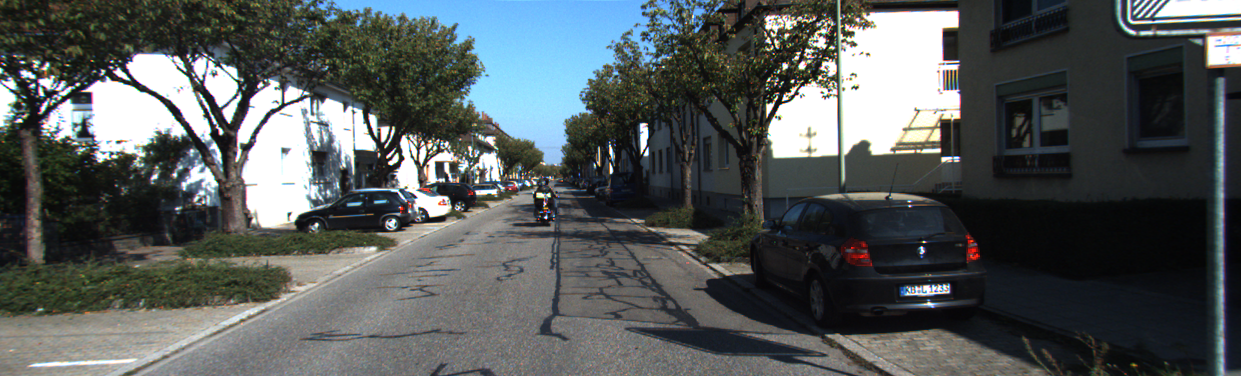
#> input picture kitty_left.png, 1241 x 376 px
$ python stereo_matching.py
#> lines starting #> are read from the running program, lines starting #| are printed output that depends on the picture
import cv2
import matplotlib.pyplot as plt

imgL = cv2.imread("kitty_left.png")
#> imgL is the input picture: shape (376, 1241, 3); mean B, G, R 89.8, 89.7, 84.4
imgR = cv2.imread("kitty_right.png")
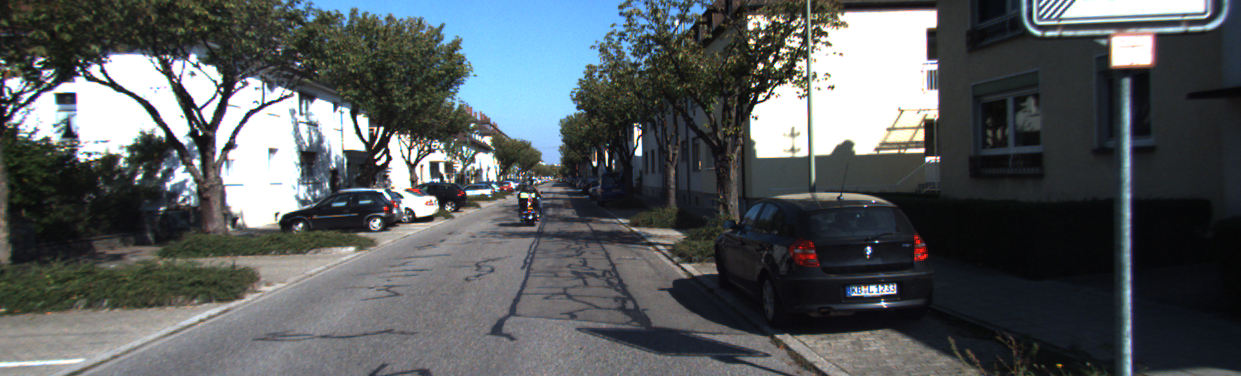
#> input picture kitty_right.png, 1241 x 376 px
#> imgR is the input picture: shape (376, 1241, 3); mean B, G, R 93.7, 91.3, 86.3

imgL_rgb = cv2.cvtColor(imgL, cv2.COLOR_BGR2RGB)
imgR_rgb = cv2.cvtColor(imgR, cv2.COLOR_BGR2RGB)
plt.imshow(imgL_rgb)
# plt.show()

imgL = cv2.cvtColor(imgL, cv2.COLOR_BGR2GRAY)
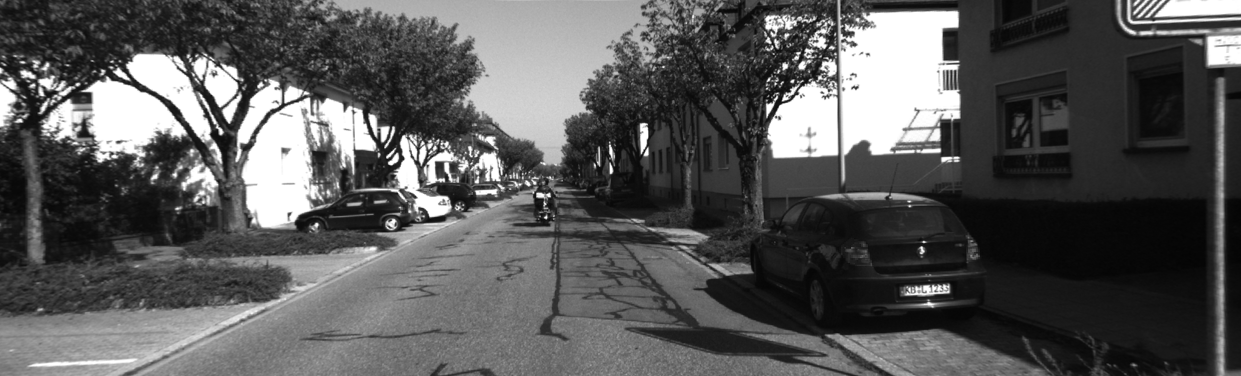
#> imgL: shape (376, 1241); min 4, max 255, mean 88.1
imgR = cv2.cvtColor(imgR, cv2.COLOR_BGR2GRAY)
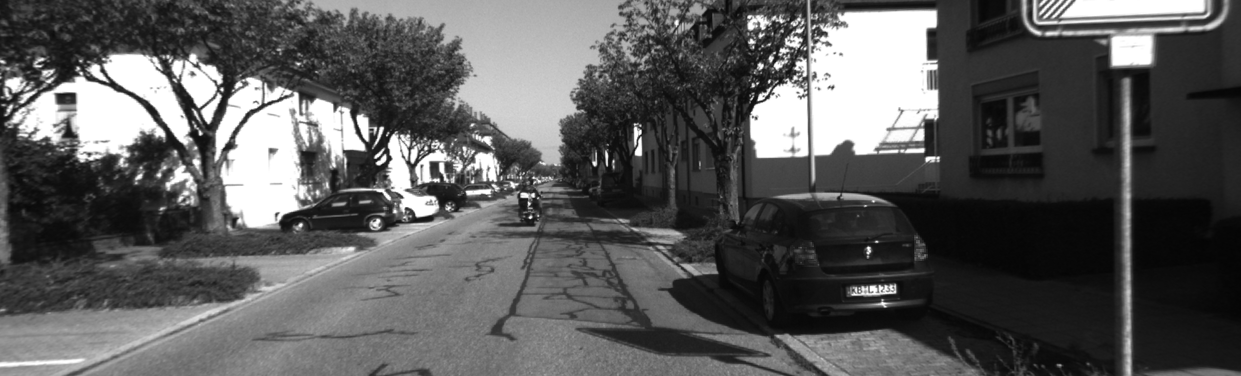
#> imgR: shape (376, 1241); min 4, max 255, mean 90.1

stereo = cv2.StereoBM_create(numDisparities=16, blockSize=5)
disparity = stereo.compute(imgL, imgR)
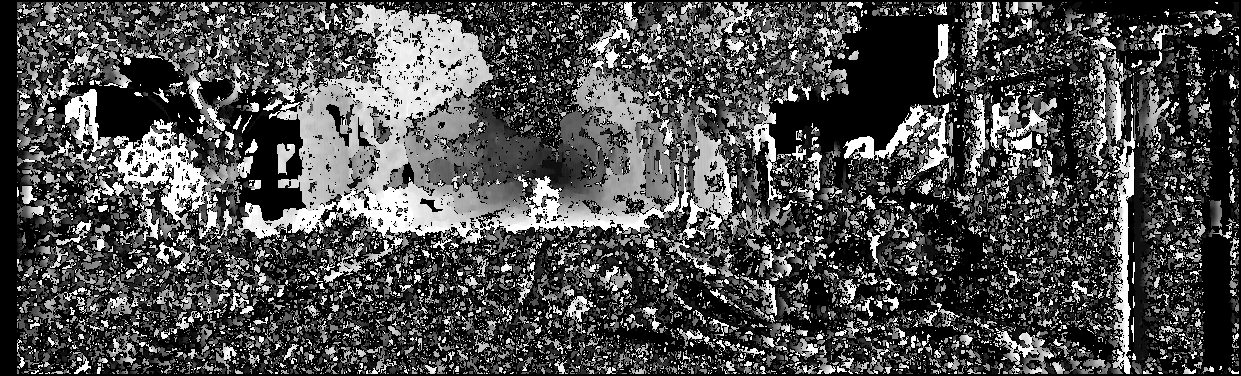
#> disparity: shape (376, 1241) int16; min -16, max 240, mean 62.6; drawn with min black and max white

plt.imshow(disparity, 'gray')
plt.show()
